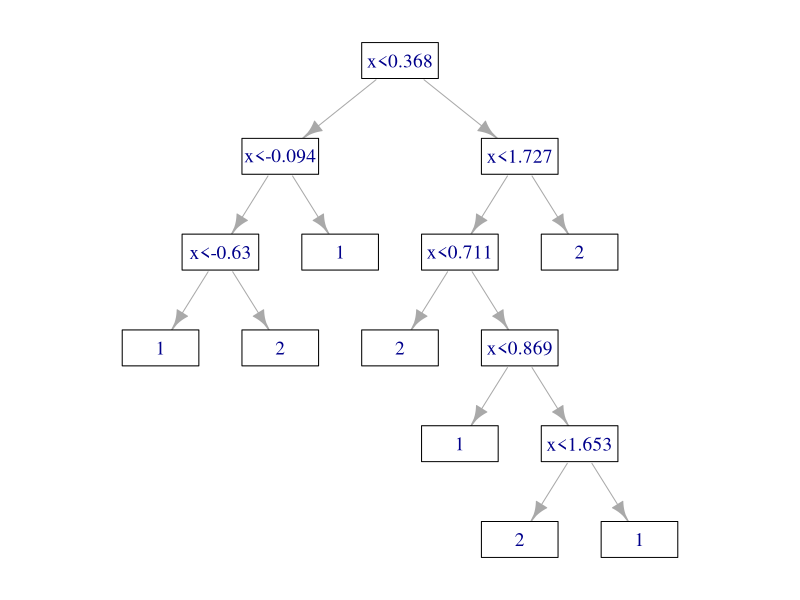

This figure's R source:
install.packages("igraph")
library(igraph)

get_entropy<-function(X,C)
{
  n<-length(X)
  nc1<-sum(C==1);nc2<-sum(C==2) #number of classes 1 and 2 in X
  p1<-nc1/n;  p2<-nc2/n
  ent<- -p1*ifelse(p1>0,log2(p1),0)-p2*ifelse(p2>0,log2(p2),0)
  return(ent)
}

get_split_entropy<-function(X,C,node)
{
  n<-length(X)
  pos<-which(X<=X[node]) #Decision rule
  X1<-X[pos];  X2<-X[-pos] #Split X by set node
  C1<-C[pos];  C2<-C[-pos]; #Split C by set node
  #Entropy X1
  ent1<-0; n1<-length(X1)
  if(n1!=0) ent1<-get_entropy(X1,C1)
  #Entropy X2
  ent2<-0;  n2<-length(X2)
  if(n2!=0) ent2<-get_entropy(X2,C2)
  #Split entropy
  s_ent<- ent1*n1/n+ent2*n2/n
  return (s_ent)
}

fnd_node<-function(X,C)
{
  node<-1
  min_ent<-get_split_entropy(X,C,node)
  for(i in 2:length(X))
  {
    ent<-get_split_entropy(X,C,i)  
    if(ent<min_ent) {min_ent<-ent;node<-i}
  }
  return(node)
}

crt_dtree<-function(X,C)
{
  lstX<-list(X) #List of splitted variables datasets
  lstC<-list(C) #List of splitted classes datasets
  PosN<-rbind("root") #Position of node in current data set
  ValN<-rbind("-") #Value of node
  HF<-rbind("r") #Hierarchical flag
  i<-1
  while(i<=length(lstX))
  {
    node<-fnd_node(lstX[[i]],lstC[[i]]) #find node for current dataset
    ent<-get_entropy(lstX[[i]],lstC[[i]]) #calculate entropy
    if(ent!=0)
    {
      #Split data set by node
      pos<-which(lstX[[i]]<=lstX[[i]][node])
      X1<-lstX[[i]][pos];X2<-lstX[[i]][-pos];
      C1<-lstC[[i]][pos];C2<-lstC[[i]][-pos];
      #Add to list new datasets
      lstX[length(lstX)+1]<-list(X1)
      lstX[length(lstX)+1]<-list(X2)
      lstC[length(lstC)+1]<-list(C1)
      lstC[length(lstC)+1]<-list(C2)
      #Save information
      HF<-rbind(HF,paste0(HF[i],"x"))
      HF<-rbind(HF,paste0(HF[i],"y"))
      PosN<-c(PosN,node)
      ValN<-c(ValN,round(lstX[[i]][node],3))
    }
    else
      ValN<-c(ValN,round(unique(lstC[[i]]),3))
    i<-i+1
  }
  tree<-list(HF,PosN,ValN) #Key information about tree
  names(tree)<-c("HF","PosN","ValN")
  return(tree)
}

set.seed(6) #We set seed for freezing results
n1<-10;n2<-10

#Variables from Gaussian distribution with different parameters
X<-c(rnorm(n1,0),rnorm(n2,1))
#Classes
C<-c(rep(1,n1),rep(2,n2))
#Create a tree
tree<-crt_dtree(X,C)

hf<-as.character(unlist(tree$HF)) #nodes
nn<-as.numeric(unlist(tree$ValN)[-1]) #values of nodes

edges<-c()
for(i in 1:(length(hf)-1))
{
  bch<-hf[i]
  for (j in (i+1):length(hf))
  {
    ch<-hf[j]
    if ((substr(ch,1,nchar(bch))==bch)&&(nchar(ch)==(nchar(bch)+1))) 
    {edges<-c(edges,i,j)}
  }
}

g <- graph.empty (length(hf), directed = T) #creating empty plot
g<-add.edges(g, edges) #add edges
#Create names
nV<-c()
for(i in 1:(gsize(g)+1))
{
  if(sum(g[i])!=0) nV<-c(nV,paste0(paste0("x<",nn[i])))
  else nV<-c(nV,nn[i])
}
V(g)$name<-nV
#Plotting
#print(X);print(C) #For testing
par(mar = c(0,0,0,0), ps=14,cex=1 )
V(g)$color="white"
plot(g, layout = layout.reingold.tilford(g, root = 1, flip.y = T, circular = F),
     vertex.size=32, vertex.shape="rectangle")
